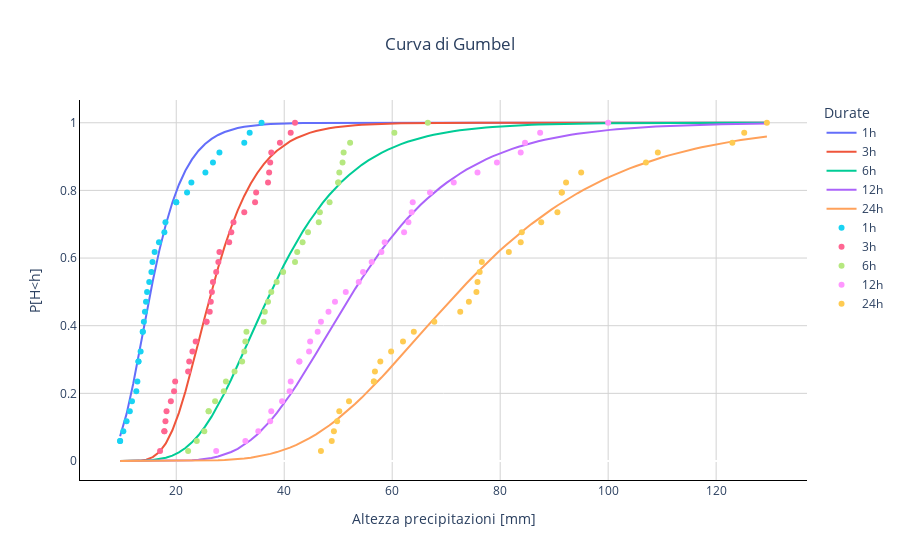

This figure's notebook cell:
### Code cell
gb_best = pd.DataFrame([gumbel(t_rain, best_par, '1h'),
                    gumbel(t_rain, best_par, '3h'),
                    gumbel(t_rain, best_par, '6h'),
                    gumbel(t_rain, best_par, '12h'),
                    gumbel(t_rain, best_par, '24h')]).T

gb_best.index = t_rain 
gb_best.columns = data.columns

gb = gb_best
create_gumbel_plot(data)
